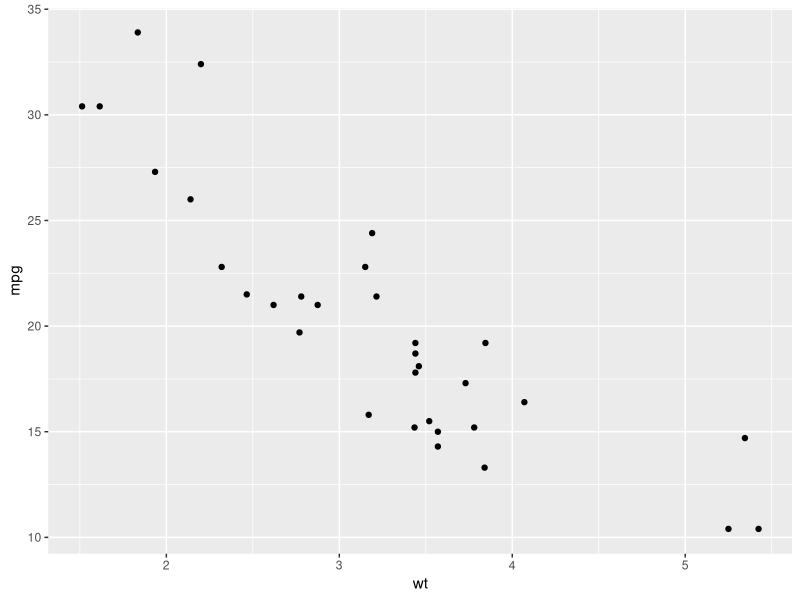
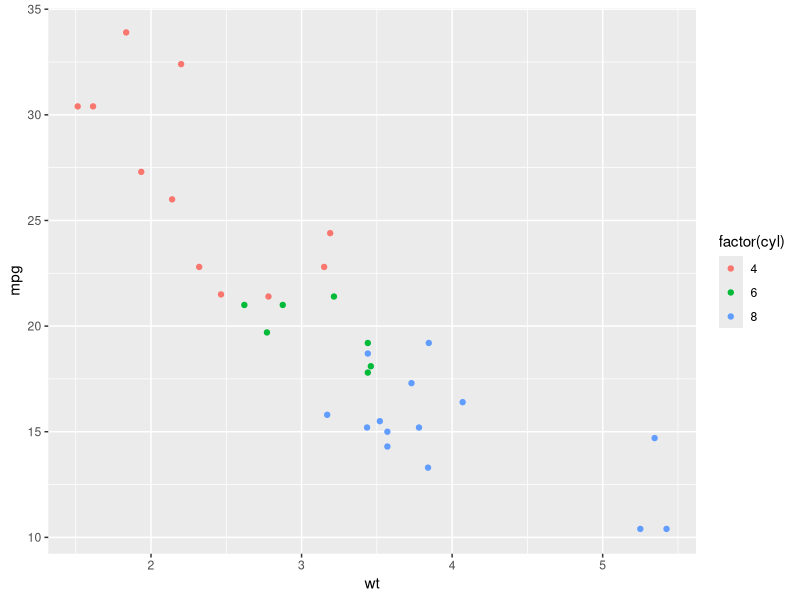
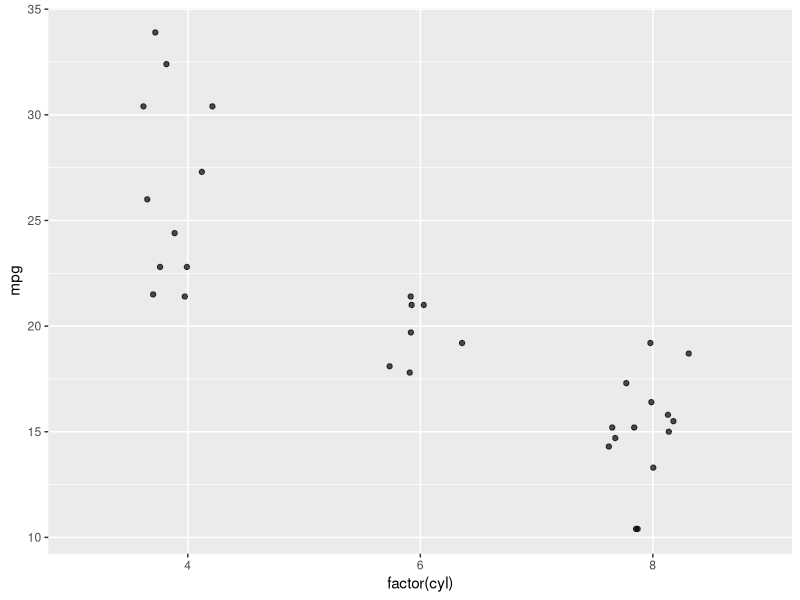
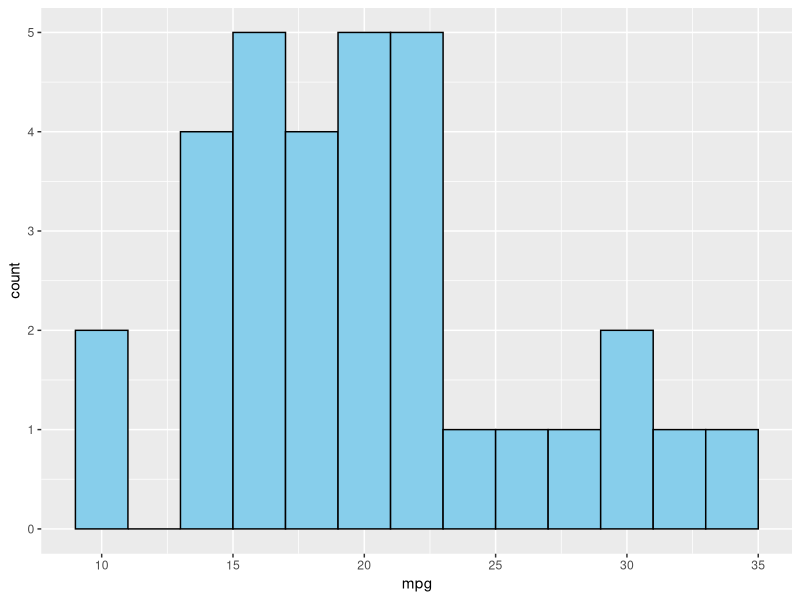
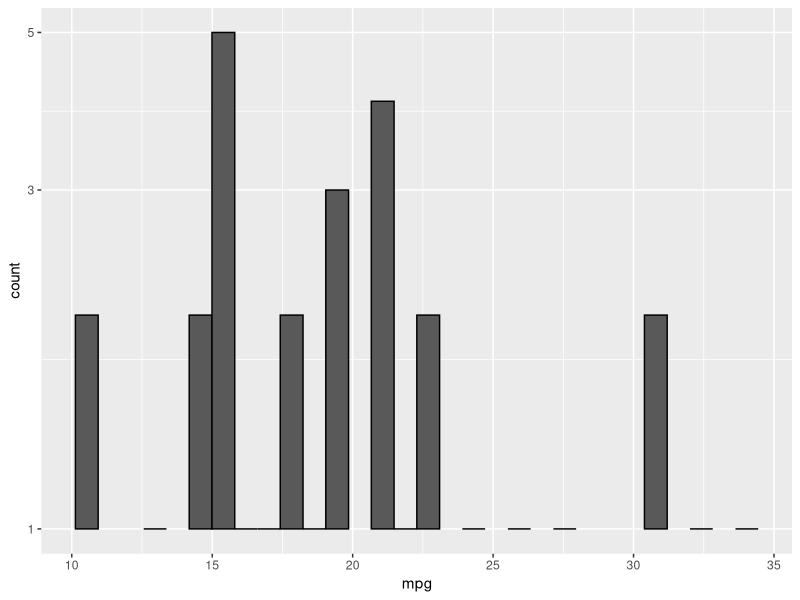
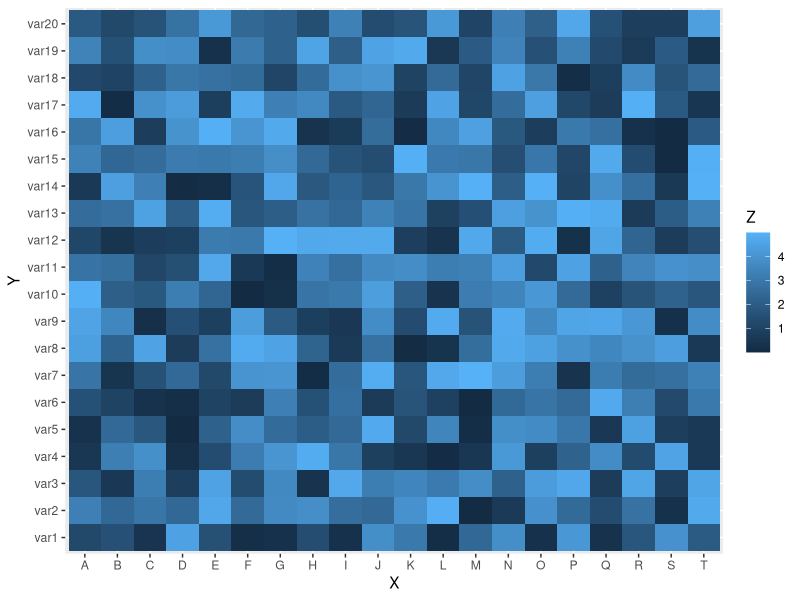
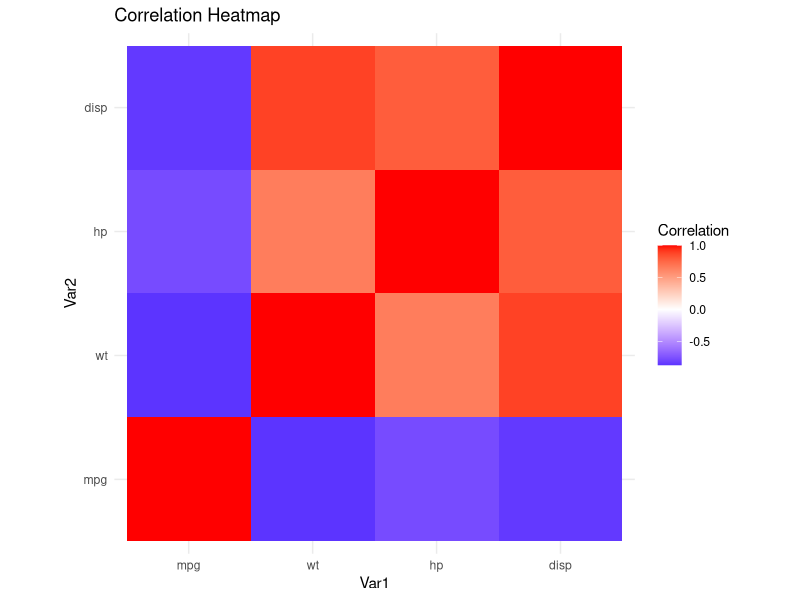
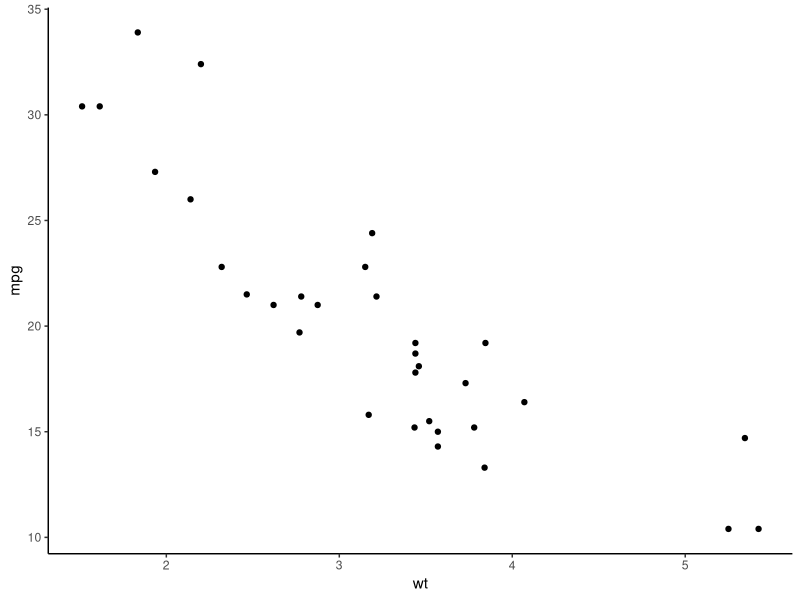

These figures' R source, in order:
## ---- chunk 1
# tidyverse packages
library(tidyverse)

## ---- chunk 2
ggplot(data = mtcars, aes(x = wt, y = mpg)) + 
  geom_point()
## ---- chunk 3
ggplot(data = mtcars,
       aes(x = wt, y = mpg, color = factor(cyl))) +
  geom_point()
## ---- chunk 4
ggplot(
  data = mtcars, aes(x = factor(cyl),
                     y = mpg)
) +
  geom_jitter(
    width = 0.2,
    height = 0,
    alpha = 0.7
  )
## ---- chunk 5
ggplot(data = mtcars, aes(x = mpg)) +
  geom_histogram(binwidth = 2,
                 fill = "skyblue",
                 color = "black")
## ---- chunk 6
ggplot(data = mtcars, aes(x = mpg)) +
  geom_histogram(color = 'black') +
  scale_y_log10()
## ---- chunk 7
# Dummy data
x <- LETTERS[1:20]
y <- paste0("var", seq(1,20))
data <- expand.grid(X=x, Y=y)
data$Z <- runif(400, 0, 5)
 
# Heatmap 
ggplot(data, aes(X, Y, fill= Z)) + 
  geom_tile()
## ---- chunk 8
# Compute correlations
cor_mat <- cor(mtcars[, c("mpg", "wt", "hp", "disp")])

# Convert to a long format dataframe for plotting
cor_df <- as.data.frame(as.table(cor_mat))
colnames(cor_df) <- c("Var1", "Var2", "Correlation")

# Plot with geom_tile()
ggplot(data = cor_df, aes(x = Var1, y = Var2, fill = Correlation)) +
  geom_tile() +
  scale_fill_gradient2(low = "blue", mid = "white", high = "red", midpoint = 0) +
  theme_minimal() +
  coord_fixed() +
  labs(title = "Correlation Heatmap")
## ---- chunk 9
ggplot(data = mtcars, aes(x = wt, y = mpg)) + 
  geom_point() +
  theme_classic()
## ---- chunk 10
ggplot(data = mtcars, aes(x = wt, y = mpg)) + 
  geom_point() +
  theme(
      # Plot background
  plot.background = element_rect(fill = "ivory", color = NA),
  
  # Panel (plot area) settings
  panel.background = element_rect(fill = "ghostwhite"),
  panel.grid.major = element_line(color = "gray90", linetype = "dashed"),
  panel.grid.minor = element_line(color = "gray95", linetype = "dotted"),
  
  # Axis customization
  axis.title = element_text(face = "bold", color = "darkblue", size = 12),
  axis.text = element_text(color = "navy", size = 10),
  axis.line = element_line(color = "navy", linewidth = 0.5),
  )
## ---- chunk 11

myvect <- c(1, 2, 3)

# Sum the elements of the vector
sum(myvect)

# Same thing, but with a pipe
myvect %>% sum()

## ---- chunk 12
mtcars %>%
  subset(mpg > 20) %>%
  ggplot(aes(x = wt, y = mpg)) + 
  geom_point()

## ---- chunk 13
mtcars %>%
  dplyr::select(mpg, cyl, hp) %>%
  head()
## ---- chunk 14
mtcars %>%
  dplyr::select(-hp) %>%
  head()
## ---- chunk 15
cols_to_select <- c("mpg", "wt")

mtcars %>%
  select(!!cols_to_select) %>%
  head()
## ---- chunk 16
mtcars_new <- mtcars %>%
  mutate(mpg_level = ifelse(mpg > 20, "high", "low"))
## ---- chunk 17
mtcars %>%
  group_by(cyl) %>% 
  summarise(mean_mpg = mean(mpg), n = n())
## ---- chunk 18
mtcars %>%
  filter(mpg > 20)
## ---- chunk 19
mtcars %>%
  group_by(cyl) %>%
  filter(any(hp > 150))
## ---- chunk 20
mtcars %>%
  group_by(cyl) %>%
  filter(all(hp > 150))
## ---- chunk 21
dfleft <- tibble(
  sample = c("sampleA", "sampleB", "sampleC"),
  reads = c(10, 100, 1000)
)

dfright <- tibble(
  sample = c("sampleA", "sampleB", "sampleD", "sampleZ"),
  treatment = c("drug", "nodrug", "drug", "nodrug")
)

df_joined <- inner_join(
  dfleft,
  dfright,
  by = "sample"
)

print(df_joined)
## ---- chunk 22
dfleft <- tibble(
  sample = c("sampleA", "sampleB", "sampleC"),
  reads = c(10, 100, 1000)
)

dfright <- tibble(
  sample = c("sampleA", "sampleB", "sampleD", "sampleZ"),
  treatment = c("drug", "nodrug", "drug", "nodrug")
)

df_joined <- left_join(
  dfleft,
  dfright,
  by = "sample"
)

print(df_joined)
## ---- chunk 23
dfleft <- tibble(
  sample = c("sampleA", "sampleB", "sampleC"),
  reads = c(10, 100, 1000)
)

dfright <- tibble(
  sample = c("sampleA", "sampleB", "sampleD", "sampleZ"),
  treatment = c("drug", "nodrug", "drug", "nodrug")
)

df_joined <- right_join(
  dfleft,
  dfright,
  by = "sample"
)

print(df_joined)
## ---- chunk 24
dfleft <- tibble(
  sample = c("sampleA", "sampleB", "sampleC"),
  reads = c(10, 100, 1000)
)

dfright <- tibble(
  sample = c("sampleA", "sampleB", "sampleD", "sampleZ"),
  treatment = c("drug", "nodrug", "drug", "nodrug")
)

df_joined <- full_join(
  dfleft,
  dfright,
  by = "sample"
)

print(df_joined)
## ---- chunk 25
car_data <- mtcars %>%
  dplyr::select(mpg, cyl, hp, wt) %>%
  rownames_to_column(var = "car_name")

head(car_data)
## ---- chunk 26
car_data_long <- car_data %>%
  pivot_longer(
    cols = c(mpg, hp, wt),
    names_to = "measurement",
    values_to = "value"
  )

head(car_data_long)
## ---- chunk 27
car_data_wide <- car_data_long %>%
  pivot_wider(
    names_from = measurement,
    values_from = value
  )

head(car_data_wide)
